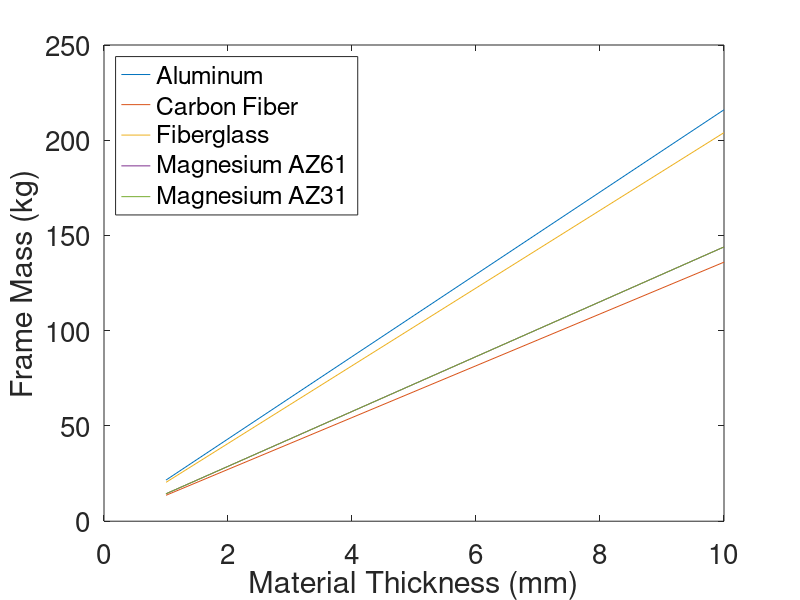

Write MATLAB code to recreate this figure. (Note: this script raises an error after producing the figure.)
clear all; close all
clc;

%%%%%%%%
% Deteriming Shell Material and Thickness
%%%%%%%%

% For a well insulated pod, we want a material and thickness that minimizes weight and has a very low dQ
% For not a well insulated pod (accounting for heat transfer from environment), we want a material and 
%      thickness that minimizes weight and has a very high dQ


Apogee_Temperature  = 260; % Kelvin
Takeoff_Temperature = 300; % Kelvin

% The array of best and worst case scenarios
Temperatures = [Apogee_Temperature,Takeoff_Temperature];
T_Pod = 288; % Kelvin
% Convection coefficient for difference in temperatures
h_Convection_Coefficient_Air = [35,17]; %W/m2k

% Pod Dimensions
Length_Pod = 2; % Meters
Width_Pod  = 1; % Meters
Height_Pod = 1; % Meters

% Material Densities
Aluminum_Density        = 2700; %kg/m3, 6061
CarbonFiber_Density     = 1700; %kg/m3, 6061
Fiberglass_Density      = 2550; %kg/m3
Magnesium_AZ61_Density  = 1800; %kg/m3
Magnesium_AZ31_Density  = 1800; %kg/m3
Densities = [Aluminum_Density,CarbonFiber_Density,Fiberglass_Density,Magnesium_AZ61_Density,Magnesium_AZ31_Density]; % 4 Total, loop every two

% Thermal Conductivity for 260 and 300 Kelvin
Aluminum_Thermal_k       = [147,155];      %W/mk
CarbonFiber_Thermal_k     = [0.5,0.8]; %W/mk
Fiberglass_Thermal_k     = [0.0325,0.038]; %W/mk
Magnesium_AZ61_Thermal_k = [82,85];        %W/mk
Magnesium_AZ31_Thermal_k = [60,63.5];      %W/mk
Thermal_k_Array_T1 = [Aluminum_Thermal_k(1),CarbonFiber_Thermal_k(1),Fiberglass_Thermal_k(1),Magnesium_AZ61_Thermal_k(1),Magnesium_AZ31_Thermal_k(1)]; % 4 Total
Thermal_k_Array_T2 = [Aluminum_Thermal_k(2),CarbonFiber_Thermal_k(2),Fiberglass_Thermal_k(2),Magnesium_AZ61_Thermal_k(2),Magnesium_AZ31_Thermal_k(2)]; % 4 Total


Total_Mass_Pod = zeros(5,10);
R_Pod_Total    = zeros(5,10);
Q_Dot_Environment = zeros(5,10);
i=1;
for density = Densities
    j=1;
    for Wall_Thickness = linspace(.001,.01,10)
        Temperature = Temperatures(1);
        h_Convection_Coefficient_Air_T1 = h_Convection_Coefficient_Air(1);
        Pod_Surface_Area_1 = 2*Height_Pod*Width_Pod;
        Pod_Surface_Area_2 = 3*Length_Pod*Height_Pod; % Not including Top Face against Drone
        Total_Mass_Pod(i,j) = Wall_Thickness*density * (Pod_Surface_Area_1 + Pod_Surface_Area_2); % Total Weight of the Pod Frame
        % Resistances
        R_Conductivity_Pod_1 = Wall_Thickness / (Thermal_k_Array_T1(i) * Pod_Surface_Area_1);
        R_Conductivity_Pod_2 = Wall_Thickness / (Thermal_k_Array_T1(i) * Pod_Surface_Area_2);
        R_Convection_Air_1 = 1/(h_Convection_Coefficient_Air_T1*Pod_Surface_Area_1);
        R_Convection_Air_2 = 1/(h_Convection_Coefficient_Air_T1*Pod_Surface_Area_2);
        R_Pod_Total(i,j) = 1/(1/(R_Conductivity_Pod_1 + R_Convection_Air_1) + 1/(R_Conductivity_Pod_2+ R_Convection_Air_2));
        Q_Dot_Environment(i,j) = T_Pod-Temperature/(R_Pod_Total(i,j));
        j = j+1;
    end
    i = i+1;
end
    
Total_Mass_Pod_T2 = zeros(5,10);
R_Pod_Total_T2    = zeros(5,10);
Q_Dot_Environment_T2 = zeros(5,10);
i=1;
for density = Densities
    j=1;
    for Wall_Thickness = linspace(.001,.01,10)
        
        Temperature = Temperatures(2);
        h_Convection_Coefficient_Air_T2 = h_Convection_Coefficient_Air(2);
        Pod_Surface_Area_1 = 2*Height_Pod*Width_Pod;
        Pod_Surface_Area_2 = 3*Length_Pod*Height_Pod; % Not including Top Face against Drone
        Total_Mass_Pod_T2(i,j) = Wall_Thickness.*density * (Pod_Surface_Area_1 + Pod_Surface_Area_2); % Total Weight of the Pod Frame
        % Resistances
        R_Conductivity_Pod_1 = Wall_Thickness ./ (Thermal_k_Array_T2(i) * Pod_Surface_Area_1);
        R_Conductivity_Pod_2 = Wall_Thickness ./ (Thermal_k_Array_T2(i) * Pod_Surface_Area_2);
        R_Convection_Air_1 = 1/(h_Convection_Coefficient_Air_T2*Pod_Surface_Area_1);
        R_Convection_Air_2 = 1/(h_Convection_Coefficient_Air_T2*Pod_Surface_Area_2);
        R_Pod_Total_T2(i,j) = 1/(1/(R_Conductivity_Pod_1 + R_Convection_Air_1) + 1/(R_Conductivity_Pod_2+ R_Convection_Air_2));
    
        Q_Dot_Environment_T2(i,j) = T_Pod-Temperature/(R_Pod_Total_T2(i,j));
        j = j+1;
    end
    i = i+1;
end


figure(1)
plot(Total_Mass_Pod')
ylabel('Frame Mass (kg)','FontSize',22)
xlabel('Material Thickness (mm)','FontSize',22)
legend()
set(gca,'fontsize',20)
ylim([0,250])

set(gca,'fontsize',20)
lgd = legend('Aluminum','Carbon Fiber','Fiberglass','Magnesium AZ61','Magnesium AZ31','Location','northwest');
lgd.FontSize = 12;
hold off

figure(2)
plot(Q_Dot_Environment([1,2,3,4,5],1:10)')
ylabel('dQ (J/s)','FontSize',22)
xlabel('Material Thickness (mm)','FontSize',22)
ylim([-80000,20000])
set(gca,'fontsize',20)
lgd = legend('Aluminum','Carbon Fiber','Fiberglass','Magnesium AZ61','Magnesium AZ31','Location','northwest');
lgd.FontSize = 10;
hold off


%Make graphs presentable by moving legend and such

